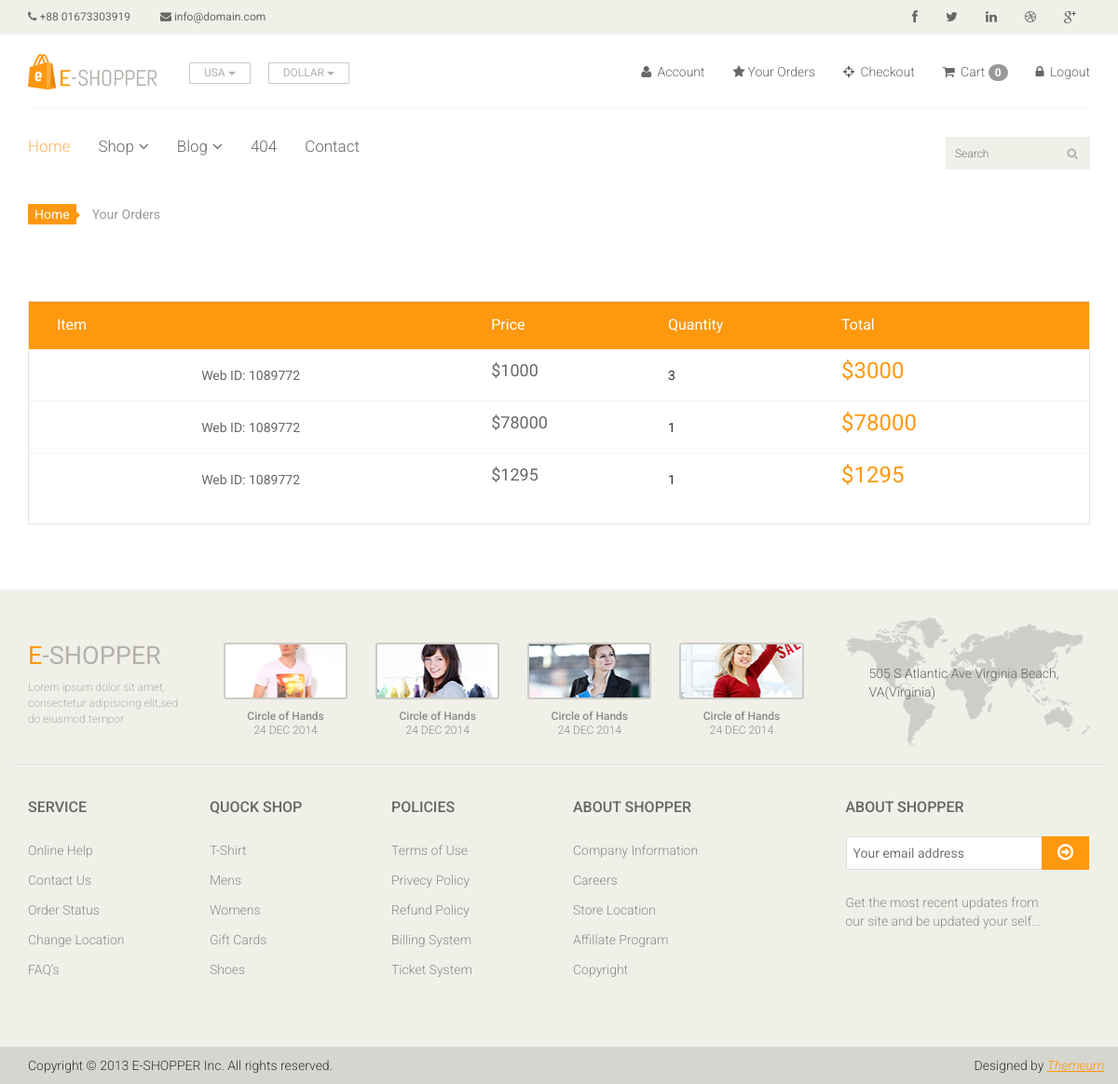
The page /order/ (signed in) on the database as committed earlier.
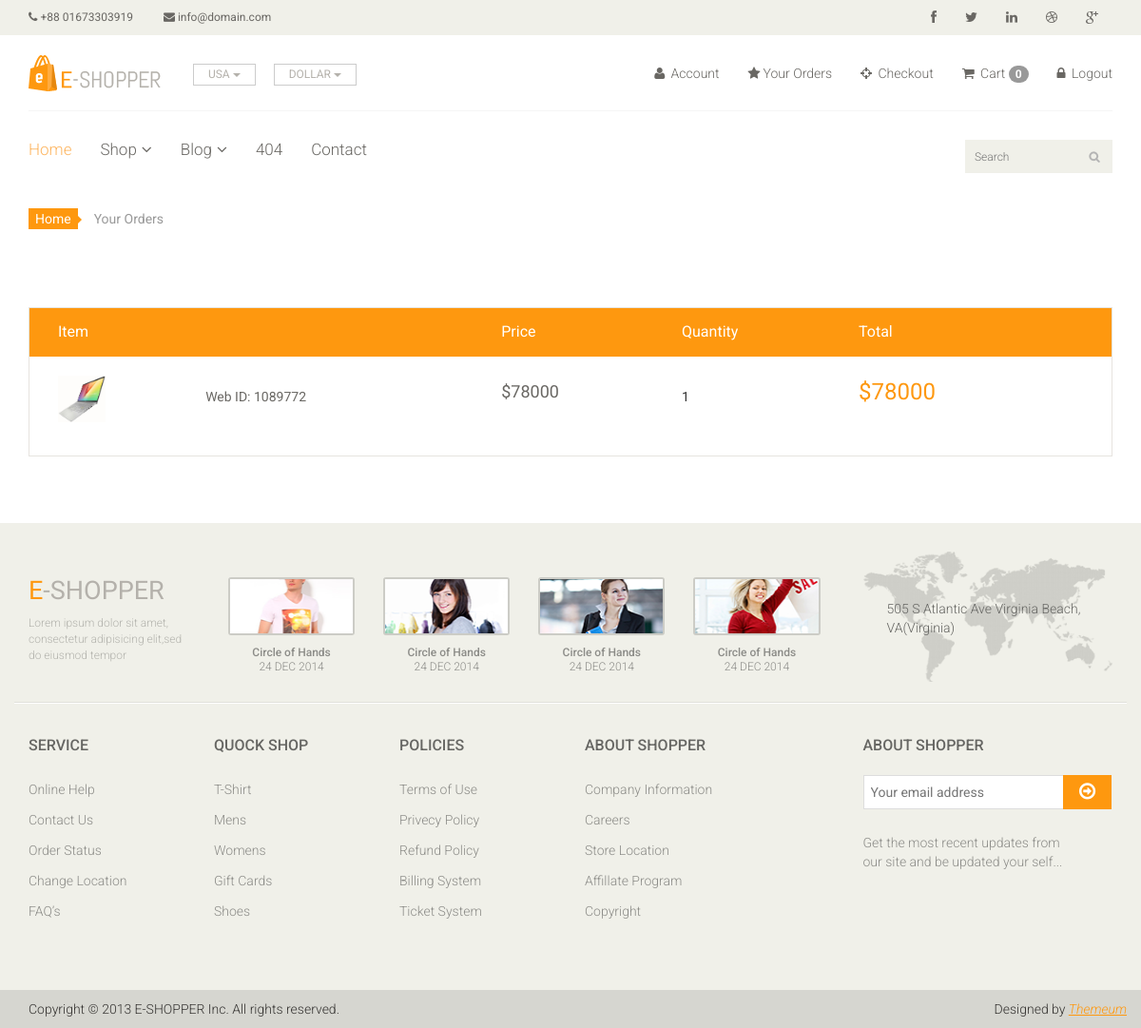
The same page on the database as committed later.
### apps/models.py (models this page shows, shortened)
class Order(models.Model):
    image = models.ImageField(upload_to="product_images")
    product = models.CharField(max_length=500, default="")
    user = models.ForeignKey(User, on_delete=models.CASCADE)
    price = models.IntegerField()
    quantity = models.CharField(max_length=50)
    total = models.CharField(max_length=1000, default="")
    address = models.TextField()
    phone = models.CharField(max_length=11)
    pincode = models.CharField(max_length=12)
    date = models.DateTimeField(auto_now_add=True)

### Ecommerce_App/views.py (the view)
# urls.py: path("order/", views.your_order, name="order"),
def your_order(request):
    uid = request.session.get("_auth_user_id")
    user = User.objects.get(pk=uid)
    order = Order.objects.filter(user=user)
    return render(request, 'order.html', context={'order':order})

### templates/order.html (shortened to what this page needs)
{%  extends "base.html" %}
{% block body %}
<section id="cart_items">
    <div class="container">
        <div class="breadcrumbs">
            <ol class="breadcrumb">
                <li><a href="#">Home</a></li>
                <li class="active">Your Orders</li>
            </ol>
        </div>
        <div class="table-responsive cart_info">
            <table class="table table-condensed">
                <thead>
                    <tr class="cart_menu">
                        <td class="image">Item</td>
                        <td class="description"></td>
                        <td class="price">Price</td>
                        <td class="quantity">Quantity</td>
                        <td class="total">Total</td>
                        <td></td>
                    </tr>
                </thead>
                <tbody>
                    {% for value in order %}
                    <tr>
                        <td class="cart_product">
                            <a href=""><img src="{{value.image}}" alt="" width="50"></a>
                        </td>
                        <td class="cart_description">
                            <p>Web ID: 1089772</p>
                        </td>
                        <td class="cart_price">
                            <p>${{value.price}} </p>
                        </td>
                        <td class="cart_quantity">
                            {{value.quantity}}
                        </td>
                        <td class="cart_total">
                            <p class="cart_total_price">${{ value.total }}</p>
                        </td>
                    </tr>
                    {% endfor %}
                </tbody>
            </table>
        </div>
    </div>
</section>
<br>
{% endblock %}

### templates/base.html (shortened to what this page needs)
<!DOCTYPE html>
<html lang="en">
<head>
    {% load static %}
    <link href="{% static 'css/bootstrap.min.css' %}" rel="stylesheet">
    <link href="{% static 'css/font-awesome.min.css' %}" rel="stylesheet">
    <link href="{% static 'css/prettyPhoto.css' %}" rel="stylesheet">
    <link href="{% static 'css/price-range.css' %}" rel="stylesheet">
    <link href="{% static 'css/animate.css' %}" rel="stylesheet">
    <link href="{% static 'css/main.css' %}" rel="stylesheet">
    <link href="{% static 'css/responsive.css' %}" rel="stylesheet">
<body>
    <header id="header">
        <div class="header_top">
            <div class="container">
                <div class="row">
                    <div class="col-sm-6">
                        <div class="contactinfo">
                            <ul class="nav nav-pills">
                                <li><a href="#"><i class="fa fa-phone"></i> +88 01673303919</a></li>
                                <li><a href="#"><i class="fa fa-envelope"></i> info@domain.com</a></li>
                            </ul>
                        </div>
                    </div>
                    <div class="col-sm-6">
                        <div class="social-icons pull-right">
                            <ul class="nav navbar-nav">
                                <li><a href="#"><i class="fa fa-facebook"></i></a></li>
                                <li><a href="#"><i class="fa fa-twitter"></i></a></li>
                                <li><a href="#"><i class="fa fa-linkedin"></i></a></li>
                                <li><a href="#"><i class="fa fa-dribbble"></i></a></li>
                                <li><a href="#"><i class="fa fa-google-plus"></i></a></li>
                            </ul>
                        </div>
                    </div>
                </div>
            </div>
        </div>
        <div class="header-middle">
            <div class="container">
                <div class="row">
                    <div class="col-sm-4">
                        <div class="logo pull-left">
                            <a href="{% url 'index' %}"><img src="/static/images/home/logo.png" alt="" /></a>
                        </div>
                        <div class="btn-group pull-right">
                            <div class="btn-group">
                                <button type="button" class="btn btn-default dropdown-toggle usa"
                                    data-toggle="dropdown">
                                    USA
                                    <span class="caret"></span>
                                </button>
                            </div>
                            <div class="btn-group">
                                <button type="button" class="btn btn-default dropdown-toggle usa"
                                    data-toggle="dropdown">
                                    DOLLAR
                                    <span class="caret"></span>
                                </button>
                            </div>
                        </div>
                    </div>
                    <div class="col-sm-8">
                        <div class="shop-menu pull-right">
                            <ul class="nav navbar-nav">
                                <li><a href="#"><i class="fa fa-user"></i> Account</a></li>
                                <li><a href="/order/"><i class="fa fa-star"></i>Your Orders</a></li>
                                <li><a href="/checkout/"><i class="fa fa-crosshairs"></i> Checkout</a></li>
                                <li><a href="/cart/cart-detail/"><i class="fa fa-shopping-cart"></i> Cart <span class="badge badge-warning">{{request.session.cart|length}}</span></a></li>
                               {% if user.is_authenticated %}
                               <li><a href="{% url 'logout' %}"><i class="fa fa-lock"></i> Logout</a></li>
                               {% else %}
                               <li><a href="{% url 'login' %}"><i class="fa fa-lock"></i> Login</a></li>
                               {% endif %}
                            </ul>
                        </div>
                    </div>
                </div>
            </div>
        </div>
        <div class="header-bottom">
            <div class="container">
                <div class="row">
                    <div class="col-sm-9">
                        <div class="mainmenu pull-left">
                            <ul class="nav navbar-nav collapse navbar-collapse">
                                <li><a href="index.html" class="active">Home</a></li>
                                <li class="dropdown"><a href="#">Shop<i class="fa fa-angle-down"></i></a>
                                </li>
                                <li class="dropdown"><a href="#">Blog<i class="fa fa-angle-down"></i></a>
                                </li>
                                <li><a href="404.html">404</a></li>
                                <li><a href="contact-us.html">Contact</a></li>
                            </ul>
                        </div>
                    </div>
                    <div class="col-sm-3">
                        <div class="search_box pull-right">
                            <input type="text" placeholder="Search" />
                        </div>
                    </div>
                </div>
            </div>
        </div>
    </header>
    {% block body %}
    {% endblock %}
    <footer id="footer">
        <div class="footer-top">
            <div class="container">
                <div class="row">
                    <div class="col-sm-2">
                        <div class="companyinfo">
                            <h2><span>e</span>-shopper</h2>
                            <p>Lorem ipsum dolor sit amet, consectetur adipisicing elit,sed do eiusmod tempor</p>
                        </div>
                    </div>
                    <div class="col-sm-7">
                        <div class="col-sm-3">
                            <div class="video-gallery text-center">
                                <a href="#">
                                    <div class="iframe-img">
                                        <img src="/static/images/home/iframe1.png" alt="" />
                                    </div>
                                </a>
                                <p>Circle of Hands</p>
                                <h2>24 DEC 2014</h2>
                            </div>
                        </div>
                        <div class="col-sm-3">
                            <div class="video-gallery text-center">
                                <a href="#">
                                    <div class="iframe-img">
                                        <img src="/static/images/home/iframe2.png" alt="" />
                                    </div>
                                </a>
                                <p>Circle of Hands</p>
                                <h2>24 DEC 2014</h2>
                            </div>
                        </div>
                        <div class="col-sm-3">
                            <div class="video-gallery text-center">
                                <a href="#">
                                    <div class="iframe-img">
                                        <img src="/static/images/home/iframe3.png" alt="" />
                                    </div>
                                </a>
                                <p>Circle of Hands</p>
                                <h2>24 DEC 2014</h2>
                            </div>
                        </div>
                        <div class="col-sm-3">
                            <div class="video-gallery text-center">
                                <a href="#">
                                    <div class="iframe-img">
                                        <img src="/static/images/home/iframe4.png" alt="" />
                                    </div>
                                </a>
                                <p>Circle of Hands</p>
                                <h2>24 DEC 2014</h2>
                            </div>
                        </div>
                    </div>
                    <div class="col-sm-3">
                        <div class="address">
                            <img src="/static/images/home/map.png" alt="" />
                            <p>505 S Atlantic Ave Virginia Beach, VA(Virginia)</p>
                        </div>
                    </div>
                </div>
            </div>
        </div>
        <div class="footer-widget">
            <div class="container">
                <div class="row">
                    <div class="col-sm-2">
                        <div class="single-widget">
                            <h2>Service</h2>
                            <ul class="nav nav-pills nav-stacked">
                                <li><a href="#">Online Help</a></li>
                                <li><a href="#">Contact Us</a></li>
                                <li><a href="#">Order Status</a></li>
                                <li><a href="#">Change Location</a></li>
                                <li><a href="#">FAQ’s</a></li>
                            </ul>
                        </div>
                    </div>
                    <div class="col-sm-2">
                        <div class="single-widget">
                            <h2>Quock Shop</h2>
                            <ul class="nav nav-pills nav-stacked">
                                <li><a href="#">T-Shirt</a></li>
                                <li><a href="#">Mens</a></li>
                                <li><a href="#">Womens</a></li>
                                <li><a href="#">Gift Cards</a></li>
                                <li><a href="#">Shoes</a></li>
                            </ul>
                        </div>
                    </div>
                    <div class="col-sm-2">
                        <div class="single-widget">
                            <h2>Policies</h2>
                            <ul class="nav nav-pills nav-stacked">
                                <li><a href="#">Terms of Use</a></li>
                                <li><a href="#">Privecy Policy</a></li>
                                <li><a href="#">Refund Policy</a></li>
                                <li><a href="#">Billing System</a></li>
                                <li><a href="#">Ticket System</a></li>
                            </ul>
                        </div>
                    </div>
                    <div class="col-sm-2">
                        <div class="single-widget">
                            <h2>About Shopper</h2>
                            <ul class="nav nav-pills nav-stacked">
                                <li><a href="#">Company Information</a></li>
                                <li><a href="#">Careers</a></li>
                                <li><a href="#">Store Location</a></li>
                                <li><a href="#">Affillate Program</a></li>
                                <li><a href="#">Copyright</a></li>
                            </ul>
                        </div>
                    </div>
                    <div class="col-sm-3 col-sm-offset-1">
                        <div class="single-widget">
                            <h2>About Shopper</h2>
                            <form action="#" class="searchform">
                                <input type="text" placeholder="Your email address" />
                                <button type="submit" class="btn btn-default"><i
                                        class="fa fa-arrow-circle-o-right"></i></button>
                                <p>Get the most recent updates from <br />our site and be updated your self...</p>
                            </form>
                        </div>
                    </div>
                </div>
            </div>
        </div>
        <div class="footer-bottom">
            <div class="container">
                <div class="row">
                    <p class="pull-left">Copyright © 2013 E-SHOPPER Inc. All rights reserved.</p>
                    <p class="pull-right">Designed by <span><a target="_blank"
                                href="http://www.themeum.com">Themeum</a></span></p>
                </div>
            </div>
        </div>
    </footer>
</body>
</html>

Rows that differ between the two databases and show on the page:
removed Order: price "1000", quantity "3", total "3000"
removed Order: price "78000", quantity "1", total "78000"
removed Order: price "1295", quantity "1", total "1295"
added Order: image (picture), price "78000", quantity "1", total "78000"
